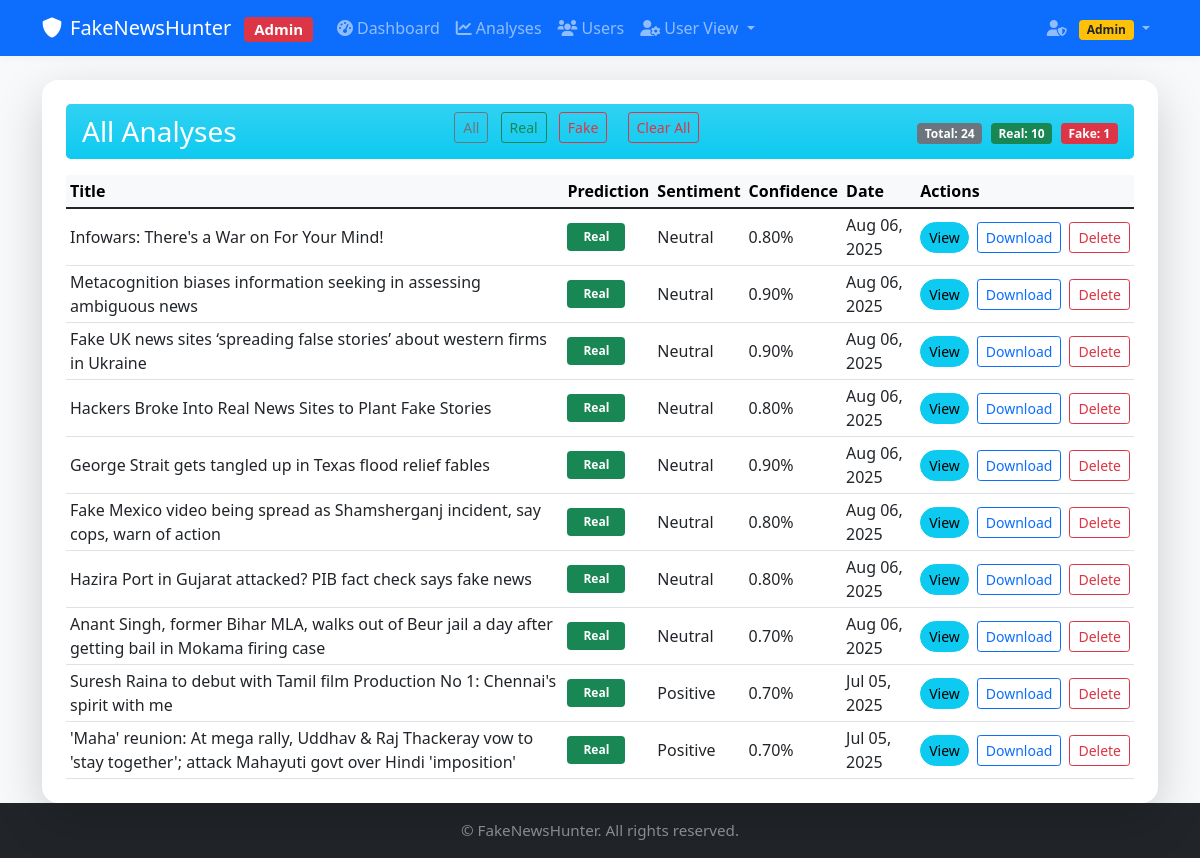
The app's page /history/?filter=Real (signed in) with its own data.
### core/models.py (models this page shows, shortened)
class ArticleAnalysis(models.Model):
    user = models.ForeignKey(User, on_delete=models.CASCADE, related_name='analyses', null=True, blank=True)
    url = models.URLField(unique=True)
    title = models.CharField(max_length=512)
    content = models.TextField()
    publication_date = models.DateTimeField(null=True, blank=True)
    author = models.CharField(max_length=256, null=True, blank=True)
    source_domain = models.CharField(max_length=128)
    prediction = models.CharField(max_length=32)
    confidence = models.FloatField()
    sentiment = models.CharField(max_length=32)
    sentiment_score = models.FloatField()
    entities = models.TextField()
    trust_score = models.CharField(max_length=32)
    created_at = models.DateTimeField(auto_now_add=True)
    class Meta:
        verbose_name_plural = "Article Analyses"
        ordering = ['-created_at']

### core/views.py (the view)
# urls.py: path('history/', views.history, name='history'),
@login_required
def history(request):
    filter_val = request.GET.get('filter')
    if request.user.is_staff or request.user.is_superuser:
        qs = ArticleAnalysis.objects.all().order_by('-created_at')
    else:
        qs = ArticleAnalysis.objects.filter(user=request.user).order_by('-created_at')
    if filter_val in ('Real', 'Fake'):
        analyses = qs.filter(prediction=filter_val)
    else:
        analyses = qs
    stats = {
        'total': qs.count(),
        'real': qs.filter(prediction='Real').count(),
        'fake': qs.filter(prediction='Fake').count(),
    }
    return render(request, 'history.html', {'analyses': analyses, 'stats': stats})

### templates/history.html (shortened to what this page needs)
{% extends 'base.html' %}
{% block content %}
<div class="row justify-content-center">
    <div class="col-md-12">
        <div class="card shadow-lg p-4 border-0">
            <div class="card-header bg-gradient bg-info text-white d-flex flex-column flex-md-row align-items-md-center justify-content-between rounded-3 mb-3 border-0">
                <h3 class="mb-2 mb-md-0">{% if user.is_staff or user.is_superuser %}All Analyses{% else %}My Analyses{% endif %}</h3>
                <div>
                    <a href="?" class="btn btn-outline-secondary btn-sm me-2 mb-2">All</a>
                    <a href="?filter=Real" class="btn btn-outline-success btn-sm me-2 mb-2">Real</a>
                    <a href="?filter=Fake" class="btn btn-outline-danger btn-sm mb-2">Fake</a>
                    <a href="{% url 'clear_history' %}" class="btn btn-outline-danger btn-sm mb-2 ms-md-3" onclick="return confirm('{% if user.is_staff or user.is_superuser %}Are you sure you want to clear ALL analyses from ALL users?{% else %}Are you sure you want to clear your analysis history?{% endif %}');">{% if user.is_staff or user.is_superuser %}Clear All{% else %}Clear My History{% endif %}</a>
                </div>
                <div class="mt-2 mt-md-0">
                    <span class="badge bg-secondary me-1">Total: {{ stats.total }}</span>
                    <span class="badge bg-success me-1">Real: {{ stats.real }}</span>
                    <span class="badge bg-danger">Fake: {{ stats.fake }}</span>
                </div>
            </div>
            <div class="card-body p-0">
                <div class="table-responsive">
                    <table class="table table-hover table-sm align-middle mb-0">
                        <thead class="table-light">
                            <tr>
                                <th>Title</th>
                                <th>Prediction</th>
                                <th>Sentiment</th>
                                <th>Confidence</th>
                                <th>Date</th>
                                <th>Actions</th>
                            </tr>
                        </thead>
                        <tbody>
                        {% for analysis in analyses %}
                        <tr class="align-middle">
                            <td class="fw-semibold">{{ analysis.title }}</td>
                            <td>
                                <span class="badge px-3 py-2 bg-{% if analysis.prediction == 'Real' %}success{% else %}danger{% endif %}">
                                    {{ analysis.prediction }}
                                </span>
                            </td>
                            <td>{{ analysis.sentiment }}</td>
                            <td>{{ analysis.confidence|floatformat:2 }}%</td>
                            <td>{{ analysis.created_at|date:"M d, Y" }}</td>
                            <td>
                                <div class="d-flex align-items-center gap-2 flex-nowrap">
                                    <a href="{% url 'result' analysis.pk %}" class="btn btn-sm btn-info">View</a>
                                    <a href="{% url 'download_result' analysis.pk %}" class="btn btn-sm btn-outline-primary">Download</a>
                                    <a href="{% url 'delete_analysis' analysis.pk %}" class="btn btn-sm btn-outline-danger" onclick="return confirm('Delete this analysis?');">Delete</a>
                                </div>
                            </td>
                        </tr>
                        {% empty %}
                        <tr><td colspan="6" class="text-center text-muted">No analyses found.</td></tr>
                        {% endfor %}
                        </tbody>
                    </table>
                </div>
            </div>
        </div>
    </div>
</div>
{% endblock %}

### static/style.css (style rules this page uses)
body { background: #f8f9fa; }
.card { border-radius: 1rem; }
.card-header { border-radius: 1rem 1rem 0 0; }
.btn-primary, .btn-success, .btn-info { border-radius: 2rem; font-weight: 500; }
.table th, .table td { vertical-align: middle; }

### records on screen
ArticleAnalysis: title "Infowars: There's a War on For Your Mind!", prediction "Real", sentiment "Neutral", confidence "0.80", created_at "Aug 06, 2025"
ArticleAnalysis: title "Metacognition biases information seeking in assessing ambiguous news", prediction "Real", sentiment "Neutral", confidence "0.90", created_at "Aug 06, 2025"
ArticleAnalysis: title "Fake UK news sites ‘spreading false stories’ about western firms in Ukraine", prediction "Real", sentiment "Neutral", confidence "0.90", created_at "Aug 06, 2025"
ArticleAnalysis: title "Hackers Broke Into Real News Sites to Plant Fake Stories", prediction "Real", sentiment "Neutral", confidence "0.80", created_at "Aug 06, 2025"
ArticleAnalysis: title "George Strait gets tangled up in Texas flood relief fables", prediction "Real", sentiment "Neutral", confidence "0.90", created_at "Aug 06, 2025"
ArticleAnalysis: title "Fake Mexico video being spread as Shamsherganj incident, say cops, warn of action", prediction "Real", sentiment "Neutral", confidence "0.80", created_at "Aug 06, 2025"
ArticleAnalysis: title "Hazira Port in Gujarat attacked? PIB fact check says fake news", prediction "Real", sentiment "Neutral", confidence "0.80", created_at "Aug 06, 2025"
ArticleAnalysis: title "Anant Singh, former Bihar MLA, walks out of Beur jail a day after getting bail in Mokama firing case", prediction "Real", sentiment "Neutral", confidence "0.70", created_at "Aug 06, 2025"
ArticleAnalysis: title "Suresh Raina to debut with Tamil film Production No 1: Chennai's spirit with me", prediction "Real", sentiment "Positive", confidence "0.70", created_at "Jul 05, 2025"
ArticleAnalysis: title "'Maha' reunion: At mega rally, Uddhav & Raj Thackeray vow to 'stay together'; attack Mahayuti govt over Hindi 'imposition'", prediction "Real", sentiment "Positive", confidence "0.70", created_at "Jul 05, 2025"

### other values on screen
{{ stats.total }} "24"
{{ stats.real }} "10"
{{ stats.fake }} "1"
